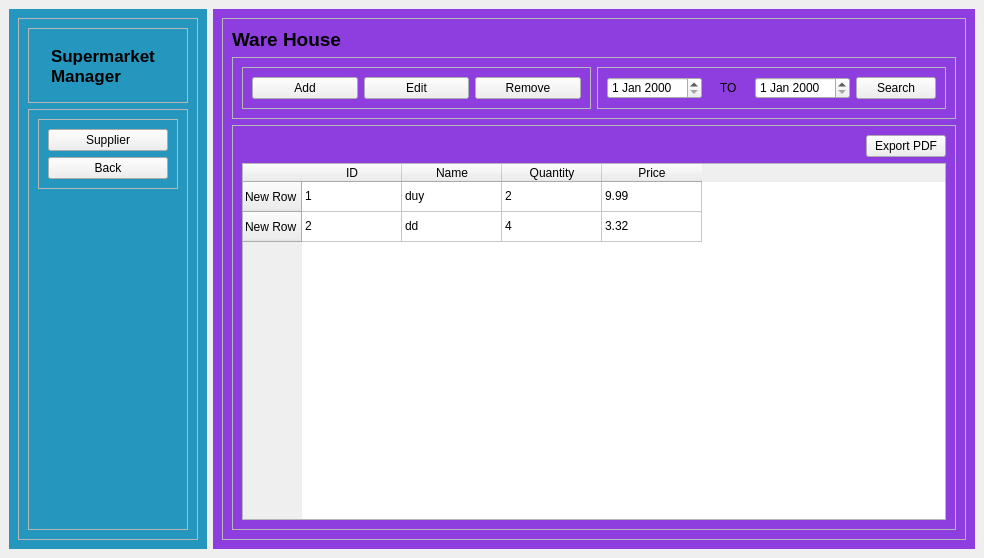
<?xml version="1.0" encoding="UTF-8"?>
<ui version="4.0">
 <class>MainWindow</class>
 <widget class="QMainWindow" name="MainWindow">
  <property name="geometry">
   <rect>
    <x>0</x>
    <y>0</y>
    <width>984</width>
    <height>558</height>
   </rect>
  </property>
  <property name="windowTitle">
   <string>MainWindow</string>
  </property>
  <widget class="QWidget" name="centralwidget">
   <property name="styleSheet">
    <string notr="true">*{
	color: #000;
}
#left_menu{
	background-color:#2596be;
}

#main_body{
	background-color:#8e3ede;
}
button{
	border: none;
}
</string>
   </property>
   <layout class="QHBoxLayout" name="horizontalLayout">
    <item>
     <widget class="QWidget" name="left_menu" native="true">
      <layout class="QVBoxLayout" name="verticalLayout_2">
       <item>
        <widget class="QFrame" name="frame">
         <property name="frameShape">
          <enum>QFrame::StyledPanel</enum>
         </property>
         <property name="frameShadow">
          <enum>QFrame::Raised</enum>
         </property>
         <layout class="QVBoxLayout" name="verticalLayout_3">
          <item>
           <widget class="QFrame" name="frame_2">
            <property name="minimumSize">
             <size>
              <width>160</width>
              <height>50</height>
             </size>
            </property>
            <property name="maximumSize">
             <size>
              <width>108</width>
              <height>75</height>
             </size>
            </property>
            <property name="acceptDrops">
             <bool>false</bool>
            </property>
            <property name="frameShape">
             <enum>QFrame::StyledPanel</enum>
            </property>
            <property name="frameShadow">
             <enum>QFrame::Raised</enum>
            </property>
            <layout class="QVBoxLayout" name="verticalLayout_4">
             <property name="leftMargin">
              <number>0</number>
             </property>
             <item alignment="Qt::AlignHCenter">
              <widget class="QLabel" name="label_3">
               <property name="font">
                <font>
                 <pointsize>13</pointsize>
                 <weight>75</weight>
                 <italic>false</italic>
                 <bold>true</bold>
                 <underline>false</underline>
                </font>
               </property>
               <property name="acceptDrops">
                <bool>true</bool>
               </property>
               <property name="text">
                <string>Supermarket
Manager</string>
               </property>
              </widget>
             </item>
            </layout>
           </widget>
          </item>
          <item>
           <widget class="QFrame" name="frame_3">
            <property name="frameShape">
             <enum>QFrame::StyledPanel</enum>
            </property>
            <property name="frameShadow">
             <enum>QFrame::Raised</enum>
            </property>
            <layout class="QVBoxLayout" name="verticalLayout_5">
             <item alignment="Qt::AlignTop">
              <widget class="QFrame" name="frame_4">
               <property name="frameShape">
                <enum>QFrame::StyledPanel</enum>
               </property>
               <property name="frameShadow">
                <enum>QFrame::Raised</enum>
               </property>
               <layout class="QVBoxLayout" name="verticalLayout_6">
                <item>
                 <widget class="QPushButton" name="btn_nhacungcap">
                  <property name="text">
                   <string>Supplier</string>
                  </property>
                 </widget>
                </item>
                <item>
                 <widget class="QPushButton" name="btn_back">
                  <property name="text">
                   <string>Back</string>
                  </property>
                 </widget>
                </item>
               </layout>
              </widget>
             </item>
            </layout>
           </widget>
          </item>
         </layout>
        </widget>
       </item>
      </layout>
     </widget>
    </item>
    <item>
     <widget class="QWidget" name="main_body" native="true">
      <layout class="QHBoxLayout" name="horizontalLayout_2">
       <item>
        <widget class="QFrame" name="frame_5">
         <property name="frameShape">
          <enum>QFrame::StyledPanel</enum>
         </property>
         <property name="frameShadow">
          <enum>QFrame::Raised</enum>
         </property>
         <layout class="QVBoxLayout" name="verticalLayout">
          <item>
           <widget class="QLabel" name="label">
            <property name="font">
             <font>
              <pointsize>14</pointsize>
              <weight>75</weight>
              <bold>true</bold>
             </font>
            </property>
            <property name="text">
             <string>Ware House</string>
            </property>
           </widget>
          </item>
          <item>
           <widget class="QFrame" name="frame_6">
            <property name="minimumSize">
             <size>
              <width>600</width>
              <height>0</height>
             </size>
            </property>
            <property name="frameShape">
             <enum>QFrame::StyledPanel</enum>
            </property>
            <property name="frameShadow">
             <enum>QFrame::Raised</enum>
            </property>
            <layout class="QHBoxLayout" name="horizontalLayout_3">
             <item alignment="Qt::AlignTop">
              <widget class="QFrame" name="frame_9">
               <property name="frameShape">
                <enum>QFrame::StyledPanel</enum>
               </property>
               <property name="frameShadow">
                <enum>QFrame::Raised</enum>
               </property>
               <layout class="QHBoxLayout" name="horizontalLayout_4">
                <item>
                 <widget class="QPushButton" name="btn_add">
                  <property name="text">
                   <string>Add</string>
                  </property>
                 </widget>
                </item>
                <item>
                 <widget class="QPushButton" name="pushButton_6">
                  <property name="text">
                   <string>Edit</string>
                  </property>
                 </widget>
                </item>
                <item>
                 <widget class="QPushButton" name="pushButton_2">
                  <property name="text">
                   <string>Remove</string>
                  </property>
                 </widget>
                </item>
               </layout>
              </widget>
             </item>
             <item alignment="Qt::AlignTop">
              <widget class="QFrame" name="frame_8">
               <property name="frameShape">
                <enum>QFrame::StyledPanel</enum>
               </property>
               <property name="frameShadow">
                <enum>QFrame::Raised</enum>
               </property>
               <layout class="QHBoxLayout" name="horizontalLayout_5">
                <item>
                 <widget class="QDateEdit" name="dateEdit_2"/>
                </item>
                <item alignment="Qt::AlignHCenter">
                 <widget class="QLabel" name="label_2">
                  <property name="text">
                   <string>TO</string>
                  </property>
                 </widget>
                </item>
                <item>
                 <widget class="QDateEdit" name="dateEdit"/>
                </item>
                <item>
                 <widget class="QPushButton" name="pushButton_7">
                  <property name="text">
                   <string>Search</string>
                  </property>
                 </widget>
                </item>
               </layout>
              </widget>
             </item>
            </layout>
           </widget>
          </item>
          <item>
           <widget class="QFrame" name="frame_7">
            <property name="frameShape">
             <enum>QFrame::StyledPanel</enum>
            </property>
            <property name="frameShadow">
             <enum>QFrame::Raised</enum>
            </property>
            <layout class="QVBoxLayout" name="verticalLayout_7">
             <item alignment="Qt::AlignRight">
              <widget class="QPushButton" name="pdf_btn">
               <property name="text">
                <string>Export PDF</string>
               </property>
               <property name="icon">
                <iconset>
                 <normaloff>../../pdf.png</normaloff>../../pdf.png</iconset>
               </property>
              </widget>
             </item>
             <item>
              <widget class="QTableWidget" name="table_pdf">
               <row>
                <property name="text">
                 <string>New Row</string>
                </property>
               </row>
               <row>
                <property name="text">
                 <string>New Row</string>
                </property>
               </row>
               <column>
                <property name="text">
                 <string>ID</string>
                </property>
               </column>
               <column>
                <property name="text">
                 <string>Name</string>
                </property>
               </column>
               <column>
                <property name="text">
                 <string>Quantity</string>
                </property>
               </column>
               <column>
                <property name="text">
                 <string>Price</string>
                </property>
               </column>
               <item row="0" column="0">
                <property name="text">
                 <string>1</string>
                </property>
               </item>
               <item row="0" column="1">
                <property name="text">
                 <string>duy</string>
                </property>
               </item>
               <item row="0" column="2">
                <property name="text">
                 <string>2</string>
                </property>
               </item>
               <item row="0" column="3">
                <property name="text">
                 <string>9.99</string>
                </property>
               </item>
               <item row="1" column="0">
                <property name="text">
                 <string>2</string>
                </property>
               </item>
               <item row="1" column="1">
                <property name="text">
                 <string>dd</string>
                </property>
               </item>
               <item row="1" column="2">
                <property name="text">
                 <string>4</string>
                </property>
               </item>
               <item row="1" column="3">
                <property name="text">
                 <string>3.32</string>
                </property>
               </item>
              </widget>
             </item>
            </layout>
           </widget>
          </item>
         </layout>
        </widget>
       </item>
      </layout>
     </widget>
    </item>
   </layout>
  </widget>
  <widget class="QMenuBar" name="menuBar">
   <property name="geometry">
    <rect>
     <x>0</x>
     <y>0</y>
     <width>984</width>
     <height>21</height>
    </rect>
   </property>
  </widget>
 </widget>
 <resources/>
 <connections/>
</ui>
